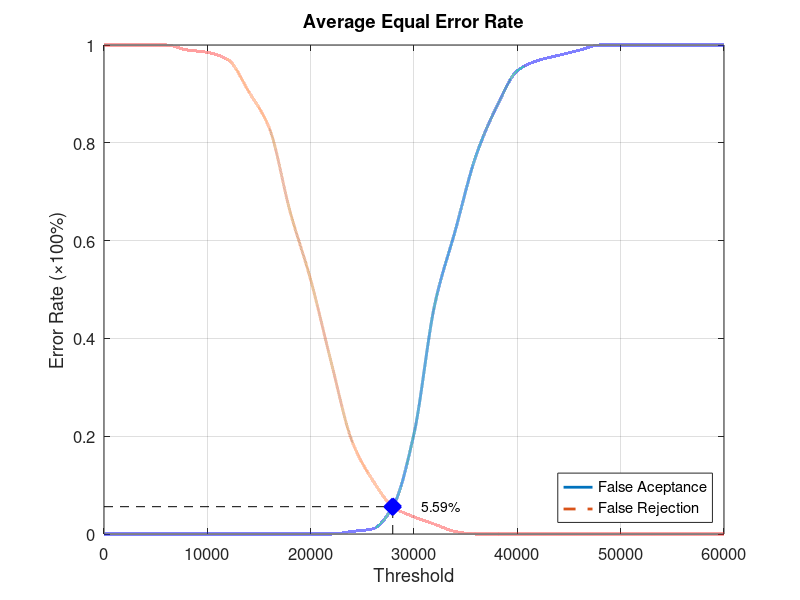
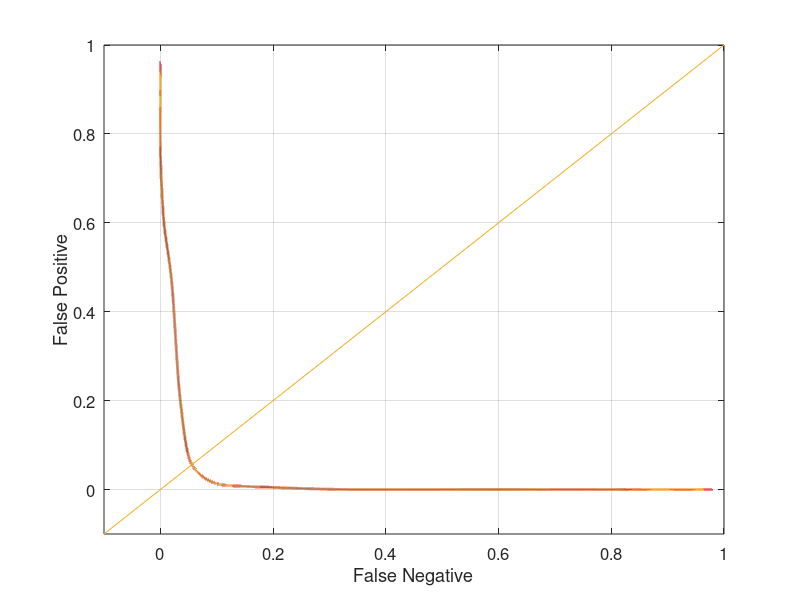

MATLAB code for these plots, in order:
function yEER = Database3_2
close all;
clear;
clc;
x = 0:2000:60000;
xq = 0:0.5:60000;

y0 = [0 0 0 0 0 0 0 0 0 0 0 0 0.00526316 0.0105263 0.0578947 0.205263 0.468421 0.621053 0.773684 0.873684 0.947368 0.968421 0.978947 0.989474 1 1 1 1 1 1 1];
yy0 = interp1(x, y0, xq, 'pchip');
y1 = [1 1 1 1 0.99 0.985 0.97 0.905 0.83 0.66 0.52 0.35 0.19 0.11 0.055 0.035 0.02 0.005 0 0 0 0 0 0 0 0 0 0 0 0 0];
yy1 = interp1(x, y1, xq, 'pchip');

% Calculating EER: 
y2 = abs(y0 - y1);
find(y2 == min(y2))
yy2 = abs(yy0 - yy1);
xEER = find(yy2 == min(yy2));
xEERIndex = xq(xEER) % X-axis EER
yEER = yy0(xEER) % Y-axis EER

main = figure
plot(xq, yy0,'-','LineWidth', 2);	hold on
plot(xq, yy1,'--','LineWidth', 2);	hold on
plot([xEERIndex xEERIndex], [0 yEER], 'k--');	hold on
plot([0 xEERIndex], [yEER yEER], 'k--');	hold on
plot(xEERIndex, yEER, 'bx', 'LineWidth', 10);	hold on
text(xEERIndex + 10 * xEERIndex / 100, yEER, [num2str(round((10000 * yEER)) / 100) '%'])
legend('False Aceptance', 'False Rejection', 'Location', 'SouthEast')
xlabel('Threshold')
ylabel('Error Rate (\times100%)')
title('Average Equal Error Rate')
set(gca, 'FontSize', 12)
axis([0 60000 0 1])
grid on

print(main, 'Database3_2Main', '-dpng');
FNRxFPR = figure('Color', [1 1 1]);
plot(yy1, yy0, '-', yy1, yy0, 'LineWidth', 2);
hold on
y = -0.1:0.1:1
plot(y, y); 
set(gca, 'FontSize', 12)
xlabel('False Negative')
ylabel('False Positive')
axis([-0.1 1 -0.1 1])
set(gca, 'FontSize', 12)
grid on

print(FNRxFPR, 'Database3_2FNRxFPR','-dpng');
end
